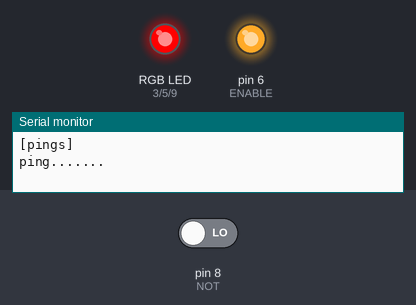
A sketch run on a simulated Arduino Uno, built with avr-gcc and run on an emulated ATmega328P. Shown: an RGB LED mixed from three pins (HIGH = lit), output pins drawn as LEDs (lit = HIGH), the last lines printed to the serial monitor. The test bench sets the inputs (shaded band); at power-on: pin 8 (NOT) LOW. Pins used as bus, display or sensor lines are not drawn.

Above: at 1.2 s.
1.3 s: pin 8 (NOT) driven HIGH
At 2.4 s:
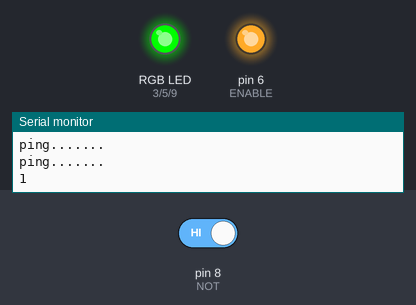
At 2.79 s:
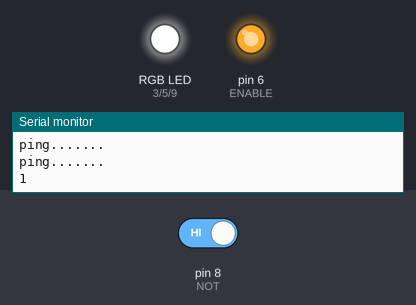
Timing chart, 0 to 13.3 s (numbered marks = the images above; inputs shaded):
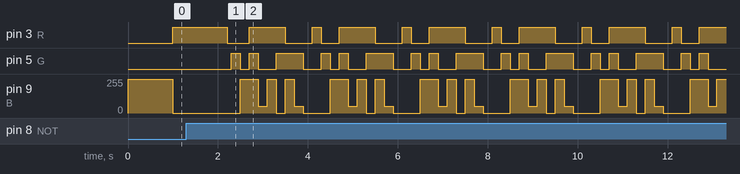

The sketch:

Final.ino
```cpp
#include <EtherCard.h>
#include <TimerOne.h>

int NOT = 8;
int ENABLE = 6;
int corr = 1;
int flag_nota = 0;
int R1 = A3;
int R2 = A4;
int R3 = A5;
int btn_cor = 7;
boolean flag_ping = 0;
boolean verm_pisca = 0;

unsigned long int pisca  = 0;
unsigned long int t_ping = 0;
unsigned long int t_cor = 0;


void setup () {
  pinMode(R1, OUTPUT);
  pinMode(R2, OUTPUT);
  pinMode(R3, OUTPUT);
  pinMode(ENABLE, OUTPUT);
  digitalWrite(ENABLE, 1);
  pinMode(NOT, INPUT);
  pinMode(btn_cor, INPUT_PULLUP);

  config_leds();
  Serial.begin(9600);
  cor(8);
  executa_cor2();

  while (!config_ethernet()) {
    cor(1);
    executa_cor2();
  }

  cor(3);
  executa_cor2();

  digitalWrite(ENABLE, 1);

  Serial.println();

  Timer1.initialize(100); // set a timer of length 100000 microseconds (or 0.1 sec - or 10Hz => the led will blink 5 times, 5 cycles of on-and-off, per second)
  Timer1.attachInterrupt(loop2); // attach the service routine here

}

void loop() {
  EN_PING();
  if (!flag_nota) {
    if (flag_ping) {
      if ((millis() - t_cor >= 60000) & digitalRead(btn_cor)) {
        t_cor = millis();
        cor(corr);
        fade();
        corr = (corr != 9 ? corr + 1 : 1);
      }else if(!digitalRead(btn_cor)){
        cor(4);
        executa_cor2();
      }
    }
    else {
      if (millis() - pisca >= 1000) {
        cor((verm_pisca == 0 ? 1 : 10));
        verm_pisca = !verm_pisca;
        executa_cor2();
        pisca = millis();
      }
    }
  }


}
```

LEDS.ino
```cpp
int R = 3;
int G = 5;
int B = 9;

// -------------- FADE
int cor_atual[3] = {0, 0, 0};
int cor_futura[3] = {0, 0, 0};
//-------------------


void config_leds(){
  pinMode(R,OUTPUT);
  pinMode(G,OUTPUT);
  pinMode(B,OUTPUT);
}

void fade() {
  boolean saii = true;
  while (!igual()) {

    if (!igual(0)) {
      cor_atual[0] = (cor_atual[0] > cor_futura[0] ? cor_atual[0] - 1 : cor_atual[0] + 1);
      cor_atual[0] = (cor_atual[0] <= 0 ? 0 : cor_atual[0]);
    }

    if (!igual(1)) {
      cor_atual[1] = (cor_atual[1] > cor_futura[1] ? cor_atual[1] - 1 : cor_atual[1] + 1);
      cor_atual[1] = (cor_atual[1] < 0 ? 0 : cor_atual[1]);
    }
    if (!igual(2)) {
      cor_atual[2] = (cor_atual[2] > cor_futura[2] ? cor_atual[2] - 1 : cor_atual[2] + 1);
      cor_atual[2] = (cor_atual[2] <= 0 ? 0 : cor_atual[2]);

    }

    if(flag_nota || !digitalRead(btn_cor)){return;}
    executa_cor();
    EN_PING();
    delay(50);
  }
}


void cor(int cor) {
  switch (cor) {
    case 1: //Vermelho
      cor_futura[0] = 255;
      cor_futura[1] = 0;
      cor_futura[2] = 0;
      break;
    case 2: //Verde
      cor_futura[0] = 0;
      cor_futura[1] = 255;
      cor_futura[2] = 0;
      break;
    case 3:  //Azul
      cor_futura[0] = 0;
      cor_futura[1] = 0;
      cor_futura[2] = 255;
      break;
    case 4:  //Branco
      cor_futura[0] = 255;
      cor_futura[1] = 255;
      cor_futura[2] = 255;
      break;
    case 5: //Rosa
      cor_futura[0] = 255;
      cor_futura[1] = 0;
      cor_futura[2] = 50;
      break;
    case 6: //Roxo
      cor_futura[0] = 255;
      cor_futura[1] = 0;
      cor_futura[2] = 255;
      break;
    case 7: //Laranja
      cor_futura[0] = 255;
      cor_futura[1] = 255;
      cor_futura[2] = 0;
      break;
    case 8: //Ciano
      cor_futura[0] = 0;
      cor_futura[1] = 255;
      cor_futura[2] = 255;
      break;

      case 9: //verde_agua
      cor_futura[0] = 0;
      cor_futura[1] = 255;
      cor_futura[2] = 50;
      break;

      case 10: //verde_agua
      cor_futura[0] = 0;
      cor_futura[1] = 0;
      cor_futura[2] = 0;
      break;

  }
}

void executa_cor() {

  analogWrite(R, cor_atual[0]);
  analogWrite(G, cor_atual[1]);
  analogWrite(B, cor_atual[2]);
}

void executa_cor2() {

  analogWrite(R, cor_futura[0]);
  analogWrite(G, cor_futura[1]);
  analogWrite(B, cor_futura[2]);
}

boolean igual() {
  if (cor_atual[0] == cor_futura[0])
    if (cor_atual[1] == cor_futura[1])
      if (cor_atual[2] == cor_futura[2])
        return true;

  return false;
}

boolean igual(int x) {
if(cor_atual[x] == cor_futura[x])
return true;
return false;
}
```

Noteiro.ino
```cpp
int corr2 = 1;
boolean estado = 0;
boolean valor = 0;
int efeito_nota = 0;
unsigned long int count = 0;
unsigned long int tempo_ok = 0;
unsigned long int tempo_relay = 0;
boolean baixo = 1;

void loop2() {
  if (digitalRead(NOT) && !estado) {
    valor++;
    estado = 1;
    count = millis();
  }
  else if (!digitalRead(NOT)) {
    estado = 0;
  }


  //if (valor != 0 && count == 0) {
  //  count = millis();
  //}

  if (count != 0 and millis() - count >= 1000) {

    count = 0;
    estado = 0;
    if (valor <= 5) {
      digitalWrite(R1, 1);
    }
    if (valor > 5 && valor <= 10) {
      digitalWrite(R2, 1);
    }
    if (valor > 10 && valor <= 20) {
      digitalWrite(R3, 1);
    }

    Serial.println(valor);
    valor = 0;
    efeito_nota = 1;
    flag_nota = 1;
  }

  if (efeito_nota) {
    if (millis() - tempo_ok >= 200) {
      corr2 = (corr2 != 10 ? corr2 + 1 : 1);
      cor(corr2);
      executa_cor2();
      tempo_ok = millis();
      efeito_nota = (efeito_nota == 25 ? 0 : efeito_nota + 1);
      flag_nota = efeito_nota;
    }
    digitalWrite(ENABLE, 1);
  }


  if ((digitalRead(R1) || digitalRead(R2) || digitalRead(R3)) && tempo_relay == 0) {
    tempo_relay = millis();
  }

  if ((millis() - tempo_relay >= 1000) && tempo_relay != 0) {
    digitalWrite(R1, 0);
    digitalWrite(R2, 0);
    digitalWrite(R3, 0);
    tempo_relay = 0;
  }

}
```

Ping.ino
```cpp
static byte mymac[] = {
  0x74, 0x69, 0x69, 0x2D, 0x30, 0x31 };

static void gotPinged (byte* ptr) {
  //ether.printIp(">>> ping from: ", ptr);
}


byte Ethernet::buffer[700];
static uint32_t timer;

boolean config_ethernet(){

  Serial.println("\n[pings]");
  if (ether.begin(sizeof Ethernet::buffer, mymac) == 0){
    Serial.println(F("Failed to access Ethernet controller"));
    return 0;
  }
  if (!ether.dhcpSetup()){
    Serial.println(F("DHCP failed"));
    return 0;
  }
  ether.printIp("IP:  ", ether.myip);
  ether.printIp("GW:  ", ether.gwip);
  ether.parseIp(ether.hisip, "177.91.187.200");
  ether.printIp("SRV: ", ether.hisip);
  ether.registerPingCallback(gotPinged);

  timer = -9999999;
  Serial.println();
  return 1;
}


boolean ping() {
  int tempo = 200;
  while (tempo != 0) {
    word len = ether.packetReceive();
    word pos = ether.packetLoop(len);
    if (len > 0 && ether.packetLoopIcmpCheckReply(ether.hisip)) {
      flag_ping = 1;
      return 1;
    }
    if (millis() - timer >= 100) {
      timer = millis();
      ether.clientIcmpRequest(ether.hisip);
    }
    tempo--;
    delay(1);
  }
  flag_ping = 0;
  return 0;
}


void EN_PING(){
  if (!efeito_nota)
 if (millis() - t_ping >= 500){
    Serial.println("ping.......");
    digitalWrite(ENABLE,!ping());
    t_ping = millis();
  }
}
```

Measured:
- after the input at 1.3 s, pin 5 (G): LOW → HIGH after 1.0 s, then repeats every 2.0 s: LOW 0.20 s, HIGH 0.20 s, LOW 0.40 s, HIGH 0.60 s, LOW 0.40 s, HIGH 0.20 s; pin 9 (B): 0/255 → 255/255 after 1.2 s, then repeats every 2.0 s: 50/255 0.20 s, 255/255 0.20 s, 0/255 0.20 s, 255/255 0.20 s, 50/255 0.20 s, 0/255 0.60 s, 255/255 0.40 s
- by itself, pin 3 (R): repeats every 2.0 s: HIGH 0.80 s, LOW 0.60 s, HIGH 0.20 s, LOW 0.40 s
